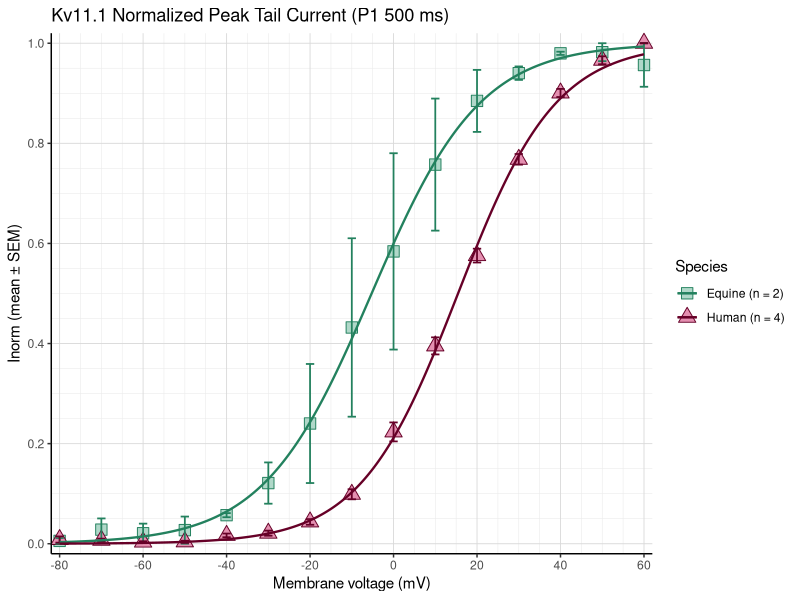
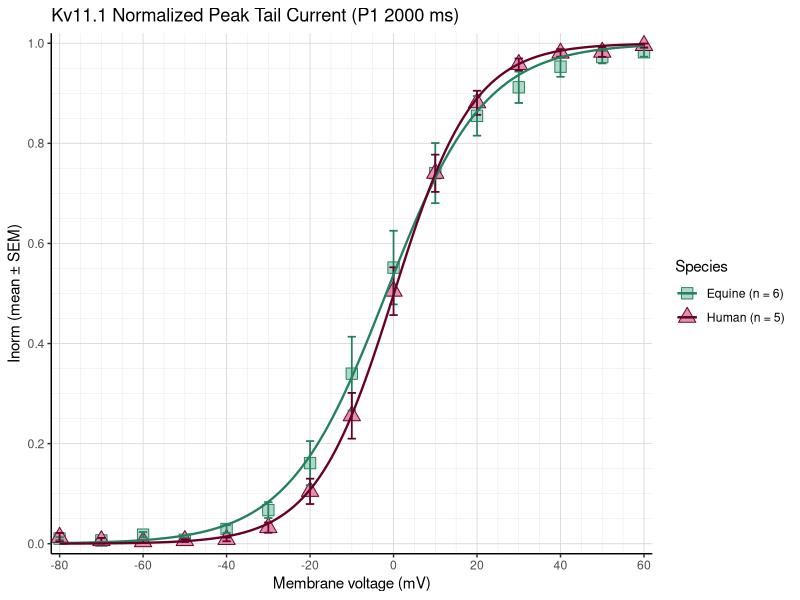
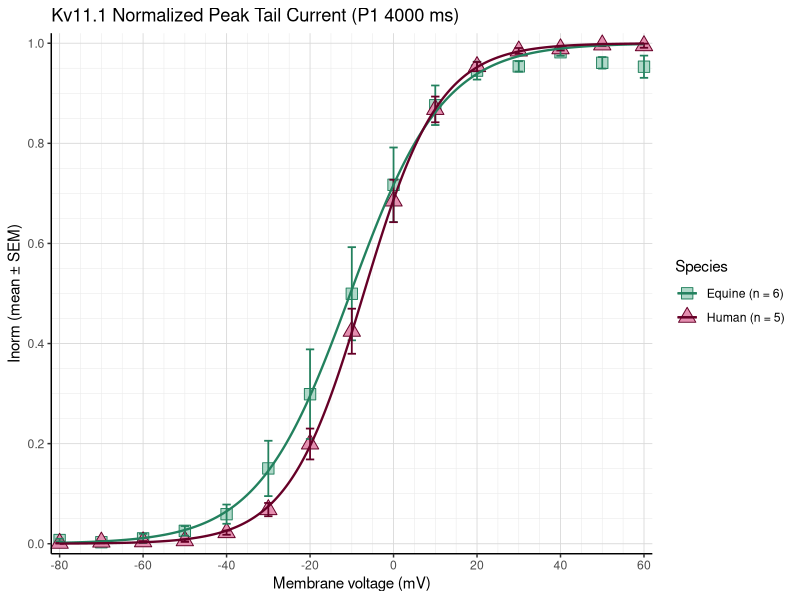
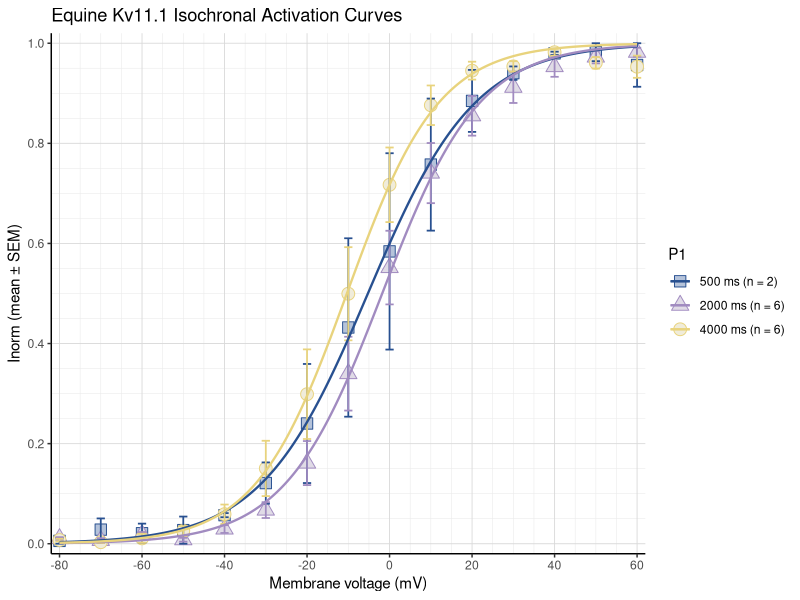
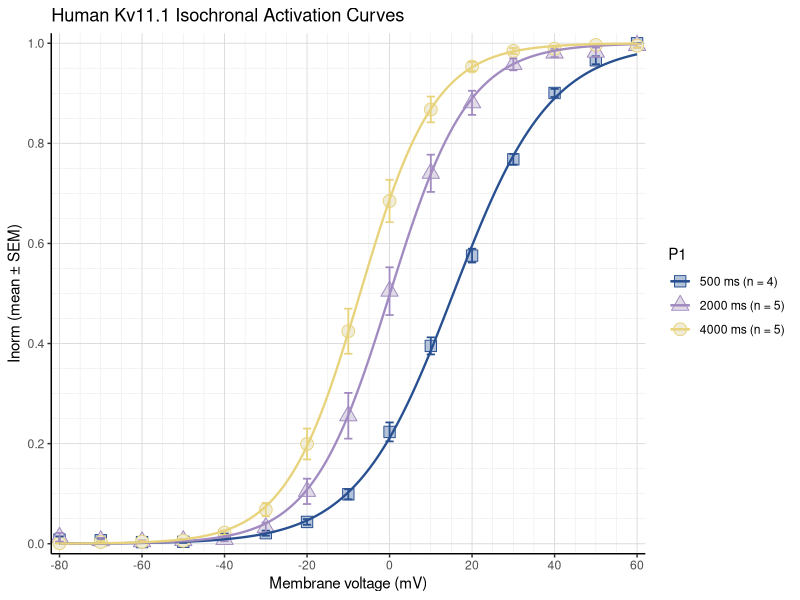
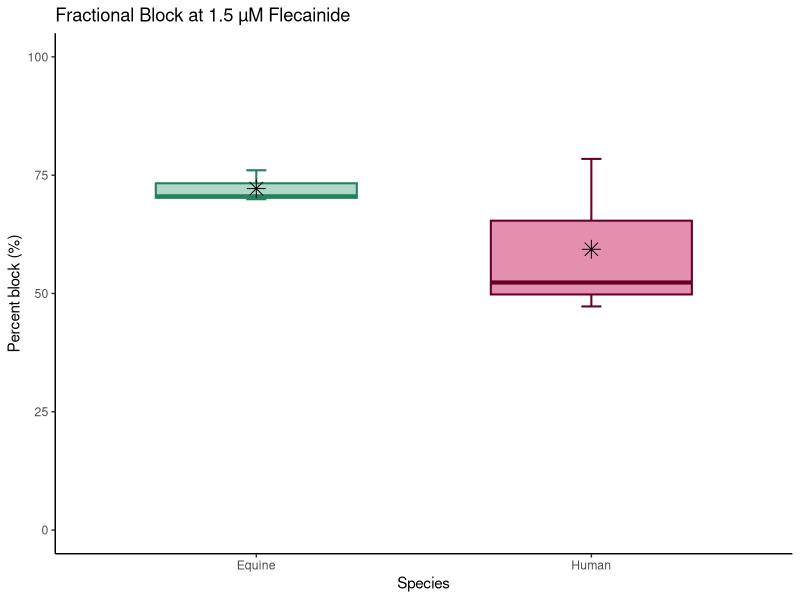
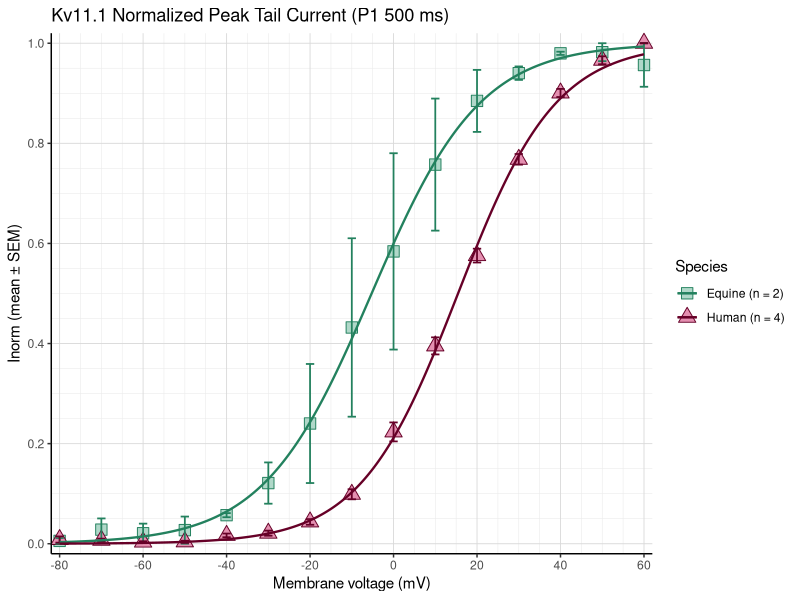
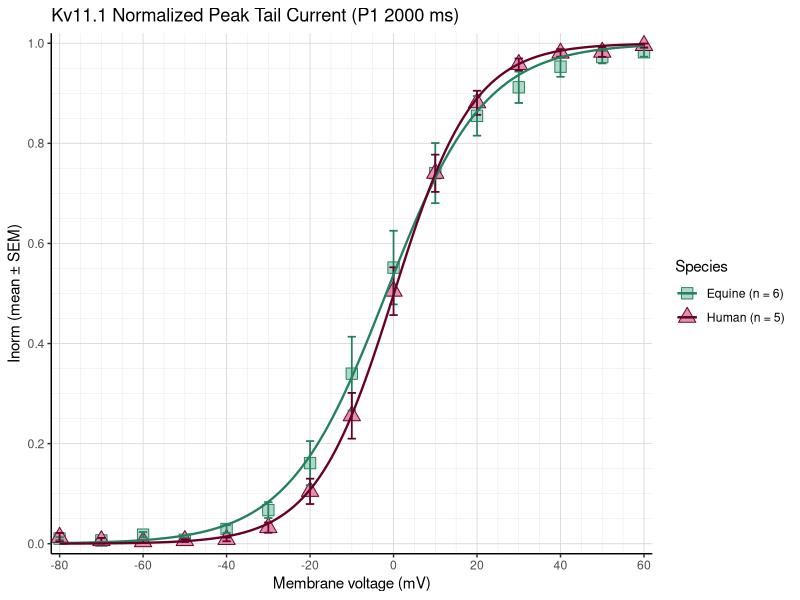

The R source for these figures, in order:
## ---- chunk 1
setwd("C:/R_Projects/Kv11.1 analysis")
## ---- chunk 2
# Read in data as a long format excel
library(readxl)
Tailcurrent_Equine_Human <- read_excel("Kv11.1_HEK293t_Equine_Human_Gating kinetics_long format.xlsx", 
    sheet = "SS activation")
View(Tailcurrent_Equine_Human)
names(Tailcurrent_Equine_Human)

# Substract baseline
library(dplyr)
df_baseline_substracted <- Tailcurrent_Equine_Human %>%
  group_by(Recording) %>%
  mutate(
    min_tailcurrent = min(Peak_tail_current, na.rm = TRUE),
    baseline_substracted_tailcurrent = Peak_tail_current - min_tailcurrent
  ) %>%
  ungroup()
View(df_baseline_substracted)

# Normalize data to maximal peak tail current
df_norm <- df_baseline_substracted %>%
  group_by(Recording) %>%   # normalize per recording
  mutate(
    max_tailcurrent = max(`baseline_substracted_tailcurrent`, na.rm = TRUE),
    norm_tailcurrent = `baseline_substracted_tailcurrent` / max_tailcurrent
  ) %>%
  ungroup()
View(df_norm)

# Select only recordings with a P1 pulse of 500 ms
df_500 <- df_norm %>%
  filter(P1 == 500)
View(df_500)

# Make a summary data frame with mean and SEM for each species
library(dplyr)
summary_df_500<- df_500 %>%
  group_by(Species, `Membrane_voltage`) %>%
  summarise(
    mean_Inorm = mean(`norm_tailcurrent`, na.rm = TRUE),
    SEM_Inorm  = sd(`norm_tailcurrent`, na.rm = TRUE) / sqrt(n()),
    n = n(),
    .groups = "drop"
  )
View(summary_df_500)
str(summary_df_500)

# Count the amount of cells analysed for each species
n_per_species_500 <- df_500 %>%
  group_by(Species, Cell) %>%   # ensure unique recordings
  summarise(.groups = "drop") %>%
  count(Species, name = "n_cells")

n_per_species_500

# Make a wide summary data frame giving the tailcurrent for equine and human for each Vm
library(tidyr)
summary_wide_500 <- summary_df_500 %>%
  select(Species, Membrane_voltage, mean_Inorm, SEM_Inorm) %>%
  pivot_wider(
    names_from  = Species,
    values_from = c(mean_Inorm, SEM_Inorm),
    names_glue  = "{.value}_{Species}"
  ) %>%
  arrange(Membrane_voltage)
View(summary_wide_500)

# Define Boltzmann function
Boltzmann <- function(V, V05, k) {1/(1 + exp((V05 - V)/ k))}

# Species-specific initial guesses
guess_params <- function(df) {
  V05_g <- df$Membrane_voltage[which.min(abs(df$mean_Inorm - 0.5))]
  k_g   <- (max(df$Membrane_voltage) - min(df$Membrane_voltage)) / 8
  list(V05 = V05_g, k = k_g)}

g_eq_500 <- guess_params(filter(summary_df_500, Species == "Equine"))
g_hu_500 <- guess_params(filter(summary_df_500, Species == "Human"))


# Non-linear Least Squares Fit
Boltzmann_equine_500 <- nls(
  mean_Inorm ~ Boltzmann(Membrane_voltage, V05, k),
  data  = filter(summary_df_500, Species == "Equine"),
  start = list(V05 = g_eq_500$V05, k = g_eq_500$k))
summary(Boltzmann_equine_500)

Boltzmann_human_500 <- nls(mean_Inorm ~ Boltzmann(Membrane_voltage, V05, k), 
           data = filter(summary_df_500, Species == "Human"), 
           start = list(V05 = g_hu_500$V05, k = g_hu_500$k))
summary(Boltzmann_human_500)

# Plot the fit
vseq_500 <- seq(min(summary_df_500$Membrane_voltage),
            max(summary_df_500$Membrane_voltage),
            length.out = 1000)

df_pred_equine_500 <- data.frame(
  Membrane_voltage = vseq_500,
  fit = predict(Boltzmann_equine_500, newdata = data.frame(Membrane_voltage = vseq_500)),
  Species = "Equine")

df_pred_human_500 <- data.frame(
  Membrane_voltage = vseq_500,
  fit = predict(Boltzmann_human_500, newdata = data.frame(Membrane_voltage = vseq_500)),
  Species = "Human")

df_pred_500 <- rbind(df_pred_equine_500, df_pred_human_500)

library(ggplot2)
my_cols <- c(
  "Equine" = "#23815E",   
  "Human"  = "#660027")

my_shapes <- c(
  "Equine" = 22,  
  "Human"  = 24)

my_fills <- c(
  "Equine" = "#B0D8C9",  
  "Human"  = "#E48FB0")

legend_labels_500 <- paste0(n_per_species_500$Species, " (n = ", n_per_species_500$n_cells, ")")

names(legend_labels_500) <- n_per_species_500$Species
legend_labels_500

ggplot(summary_df_500, aes(x = Membrane_voltage, y = mean_Inorm, color = Species)) +
  theme_classic() +
  theme(panel.grid.major = element_line(color = "grey85", size = 0.3), panel.grid.minor = element_line(color = "grey92", size = 0.2)) +
  geom_point(aes(shape = Species, color = Species, fill = Species),size = 4) +
  geom_errorbar(aes(ymin = mean_Inorm - SEM_Inorm,ymax = mean_Inorm + SEM_Inorm),width = 2, linewidth = 0.6) +
  geom_line(data = df_pred_500,aes(y = fit),linewidth = 0.8) +
  scale_color_manual(values = my_cols, labels = legend_labels_500) +
  scale_shape_manual(values = my_shapes, labels = legend_labels_500) +
  scale_fill_manual(values = my_fills, labels = legend_labels_500) +
  labs(x = "Membrane voltage (mV)", y = "Inorm (mean ± SEM)",title = "Kv11.1 Normalized Peak Tail Current (P1 500 ms)") +
  scale_x_continuous(breaks = seq(-80, 60, 20), minor_breaks = seq(-80, 60, 5),   limits = c(-82, 62), expand = c(0, 0)) +
  scale_y_continuous(breaks = seq(0, 1.0, 0.2), minor_breaks = seq(0, 1, 0.05),    limits = c(-0.02, 1.02), expand = c(0, 0)) +
  coord_cartesian(clip = "off")

ggsave("IV_curve_Kv11.1_Equine_Human_P1_500.png", width = 10, height = 5, dpi = 600)

# Create a table with Vhalf and slope
coef_equine_500 <- summary(Boltzmann_equine_500)$coefficients
coef_human_500  <- summary(Boltzmann_human_500)$coefficients

Boltzmann_table_500 <- data.frame(
  Species = c("Equine", "Human"),
  V05 = c(coef_equine_500["V05","Estimate"], coef_human_500["V05","Estimate"]),
  V05_SEM = c(coef_equine_500["V05","Std. Error"], coef_human_500["V05","Std. Error"]),
  k = c(coef_equine_500["k","Estimate"], coef_human_500["k","Estimate"]),
  k_SEM = c(coef_equine_500["k","Std. Error"], coef_human_500["k","Std. Error"]))

Boltzmann_table_500
## ---- chunk 3
# Read in data as a long format excel
library(readxl)
Tailcurrent_Equine_Human <- read_excel("Kv11.1_HEK293t_Equine_Human_Gating kinetics_long format.xlsx", 
    sheet = "SS activation")
View(Tailcurrent_Equine_Human)
names(Tailcurrent_Equine_Human)

# Substract baseline
library(dplyr)
df_baseline_substracted <- Tailcurrent_Equine_Human %>%
  group_by(Recording) %>%
  mutate(
    min_tailcurrent = min(Peak_tail_current, na.rm = TRUE),
    baseline_substracted_tailcurrent = Peak_tail_current - min_tailcurrent
  ) %>%
  ungroup()
View(df_baseline_substracted)

# Normalize data to maximal peak tail current
df_norm <- df_baseline_substracted %>%
  group_by(Recording) %>%   # normalize per recording
  mutate(
    max_tailcurrent = max(`baseline_substracted_tailcurrent`, na.rm = TRUE),
    norm_tailcurrent = `baseline_substracted_tailcurrent` / max_tailcurrent
  ) %>%
  ungroup()
View(df_norm)

# Select only recordings with a P1 pulse of 2000 ms
df_2000 <- df_norm %>%
  filter(P1 == 2000)
View(df_2000)

# Make a summary data frame with mean and SEM for each species
library(dplyr)
summary_df_2000 <- df_2000 %>%
  group_by(Species, `Membrane_voltage`) %>%
  summarise(
    mean_Inorm = mean(`norm_tailcurrent`, na.rm = TRUE),
    SEM_Inorm  = sd(`norm_tailcurrent`, na.rm = TRUE) / sqrt(n()),
    n = n(),
    .groups = "drop"
  )
View(summary_df_2000)
str(summary_df_2000)

# Count the amount of cells analysed for each species
n_per_species_2000 <- df_2000 %>%
  group_by(Species, Cell) %>%   # ensure unique recordings
  summarise(.groups = "drop") %>%
  count(Species, name = "n_cells")

n_per_species_2000

# Make a wide summary data frame giving the tailcurrent for equine and human for each Vm
library(tidyr)
summary_wide_2000 <- summary_df_2000 %>%
  select(Species, Membrane_voltage, mean_Inorm, SEM_Inorm) %>%
  pivot_wider(
    names_from  = Species,
    values_from = c(mean_Inorm, SEM_Inorm),
    names_glue  = "{.value}_{Species}"
  ) %>%
  arrange(Membrane_voltage)
View(summary_wide_2000)

# Define Boltzmann function
Boltzmann <- function(V, V05, k) {1/(1 + exp((V05 - V)/ k))}

# Species-specific initial guesses
guess_params <- function(df) {
  V05_g <- df$Membrane_voltage[which.min(abs(df$mean_Inorm - 0.5))]
  k_g   <- (max(df$Membrane_voltage) - min(df$Membrane_voltage)) / 8
  list(V05 = V05_g, k = k_g)}

g_eq_2000 <- guess_params(filter(summary_df_2000, Species == "Equine"))
g_hu_2000 <- guess_params(filter(summary_df_2000, Species == "Human"))


# Non-linear Least Squares Fit
Boltzmann_equine_2000 <- nls(
  mean_Inorm ~ Boltzmann(Membrane_voltage, V05, k),
  data  = filter(summary_df_2000, Species == "Equine"),
  start = list(V05 = g_eq_2000$V05, k = g_eq_2000$k))
summary(Boltzmann_equine_2000)

Boltzmann_human_2000 <- nls(mean_Inorm ~ Boltzmann(Membrane_voltage, V05, k), 
           data = filter(summary_df_2000, Species == "Human"), 
           start = list(V05 = g_hu_2000$V05, k = g_hu_2000$k))
summary(Boltzmann_human_2000)

# Plot the fit
vseq_2000 <- seq(min(summary_df_2000$Membrane_voltage),
            max(summary_df_2000$Membrane_voltage),
            length.out = 1000)

df_pred_equine_2000 <- data.frame(
  Membrane_voltage = vseq_2000,
  fit = predict(Boltzmann_equine_2000, newdata = data.frame(Membrane_voltage = vseq_2000)),
  Species = "Equine")

df_pred_human_2000 <- data.frame(
  Membrane_voltage = vseq_2000,
  fit = predict(Boltzmann_human_2000, newdata = data.frame(Membrane_voltage = vseq_2000)),
  Species = "Human")

df_pred_2000 <- rbind(df_pred_equine_2000, df_pred_human_2000)

library(ggplot2)
my_cols <- c(
  "Equine" = "#23815E",   
  "Human"  = "#660027")

my_shapes <- c(
  "Equine" = 22,  
  "Human"  = 24)

my_fills <- c(
  "Equine" = "#B0D8C9",  
  "Human"  = "#E48FB0")

legend_labels_2000 <- paste0(n_per_species_2000$Species, " (n = ", n_per_species_2000$n_cells, ")")

names(legend_labels_2000) <- n_per_species_2000$Species
legend_labels_2000

ggplot(summary_df_2000, aes(x = Membrane_voltage, y = mean_Inorm, color = Species)) +
  theme_classic() +
  theme(panel.grid.major = element_line(color = "grey85", size = 0.3), panel.grid.minor = element_line(color = "grey92", size = 0.2)) +
  geom_point(aes(shape = Species, color = Species, fill = Species),size = 4) +
  geom_errorbar(aes(ymin = mean_Inorm - SEM_Inorm,ymax = mean_Inorm + SEM_Inorm),width = 2, linewidth = 0.6) +
  geom_line(data = df_pred_2000,aes(y = fit),linewidth = 0.8) +
  scale_color_manual(values = my_cols, labels = legend_labels_2000) +
  scale_shape_manual(values = my_shapes, labels = legend_labels_2000) +
  scale_fill_manual(values = my_fills, labels = legend_labels_2000) +
  labs(x = "Membrane voltage (mV)", y = "Inorm (mean ± SEM)",title = "Kv11.1 Normalized Peak Tail Current (P1 2000 ms)") +
  scale_x_continuous(breaks = seq(-80, 60, 20), minor_breaks = seq(-80, 60, 5),   limits = c(-82, 62), expand = c(0, 0)) +
  scale_y_continuous(breaks = seq(0, 1.0, 0.2), minor_breaks = seq(0, 1, 0.05),    limits = c(-0.02, 1.02), expand = c(0, 0)) +
  coord_cartesian(clip = "off")

ggsave("IV_curve_Kv11.1_Equine_Human_P1_2000.png", width = 10, height = 5, dpi = 600)

# Create a table with Vhalf and slope
coef_equine_2000 <- summary(Boltzmann_equine_2000)$coefficients
coef_human_2000  <- summary(Boltzmann_human_2000)$coefficients

Boltzmann_table_2000 <- data.frame(
  Species = c("Equine", "Human"),
  V05 = c(coef_equine_2000["V05","Estimate"], coef_human_2000["V05","Estimate"]),
  V05_SEM = c(coef_equine_2000["V05","Std. Error"], coef_human_2000["V05","Std. Error"]),
  k = c(coef_equine_2000["k","Estimate"], coef_human_2000["k","Estimate"]),
  k_SEM = c(coef_equine_2000["k","Std. Error"], coef_human_2000["k","Std. Error"]))

Boltzmann_table_2000
## ---- chunk 4
# Read in data as a long format excel
library(readxl)
Tailcurrent_Equine_Human <- read_excel("Kv11.1_HEK293t_Equine_Human_Gating kinetics_long format.xlsx", 
    sheet = "SS activation")
View(Tailcurrent_Equine_Human)
names(Tailcurrent_Equine_Human)

# Substract baseline
library(dplyr)
df_baseline_substracted <- Tailcurrent_Equine_Human %>%
  group_by(Recording) %>%
  mutate(
    min_tailcurrent = min(Peak_tail_current, na.rm = TRUE),
    baseline_substracted_tailcurrent = Peak_tail_current - min_tailcurrent
  ) %>%
  ungroup()
View(df_baseline_substracted)

# Normalize data to maximal peak tail current
df_norm <- df_baseline_substracted %>%
  group_by(Recording) %>%   # normalize per recording
  mutate(
    max_tailcurrent = max(`baseline_substracted_tailcurrent`, na.rm = TRUE),
    norm_tailcurrent = `baseline_substracted_tailcurrent` / max_tailcurrent
  ) %>%
  ungroup()
View(df_norm)

# Select only recordings with a P1 pulse of 4000 ms
df_4000 <- df_norm %>%
  filter(P1 == 4000)
View(df_4000)

# Make a summary data frame with mean and SEM for each species
library(dplyr)
summary_df_4000<- df_4000 %>%
  group_by(Species, `Membrane_voltage`) %>%
  summarise(
    mean_Inorm = mean(`norm_tailcurrent`, na.rm = TRUE),
    SEM_Inorm  = sd(`norm_tailcurrent`, na.rm = TRUE) / sqrt(n()),
    n = n(),
    .groups = "drop"
  )
View(summary_df_4000)
str(summary_df_4000)

# Count the amount of cells analysed for each species
n_per_species_4000 <- df_4000 %>%
  group_by(Species, Cell) %>%   # ensure unique recordings
  summarise(.groups = "drop") %>%
  count(Species, name = "n_cells")

n_per_species_4000

# Make a wide summary data frame giving the tailcurrent for equine and human for each Vm
library(tidyr)
summary_wide_4000 <- summary_df_4000 %>%
  select(Species, Membrane_voltage, mean_Inorm, SEM_Inorm) %>%
  pivot_wider(
    names_from  = Species,
    values_from = c(mean_Inorm, SEM_Inorm),
    names_glue  = "{.value}_{Species}"
  ) %>%
  arrange(Membrane_voltage)
View(summary_wide_4000)

# Define Boltzmann function
Boltzmann <- function(V, V05, k) {1/(1 + exp((V05 - V)/ k))}

# Species-specific initial guesses
guess_params <- function(df) {
  V05_g <- df$Membrane_voltage[which.min(abs(df$mean_Inorm - 0.5))]
  k_g   <- (max(df$Membrane_voltage) - min(df$Membrane_voltage)) / 8
  list(V05 = V05_g, k = k_g)}

g_eq_4000 <- guess_params(filter(summary_df_4000, Species == "Equine"))
g_hu_4000 <- guess_params(filter(summary_df_4000, Species == "Human"))


# Non-linear Least Squares Fit
Boltzmann_equine_4000 <- nls(
  mean_Inorm ~ Boltzmann(Membrane_voltage, V05, k),
  data  = filter(summary_df_4000, Species == "Equine"),
  start = list(V05 = g_eq_4000$V05, k = g_eq_4000$k))
summary(Boltzmann_equine_4000)

Boltzmann_human_4000 <- nls(mean_Inorm ~ Boltzmann(Membrane_voltage, V05, k), 
           data = filter(summary_df_4000, Species == "Human"), 
           start = list(V05 = g_hu_4000$V05, k = g_hu_4000$k))
summary(Boltzmann_human_4000)

# Plot the fit
vseq_4000 <- seq(min(summary_df_4000$Membrane_voltage),
            max(summary_df_4000$Membrane_voltage),
            length.out = 1000)

df_pred_equine_4000 <- data.frame(
  Membrane_voltage = vseq_4000,
  fit = predict(Boltzmann_equine_4000, newdata = data.frame(Membrane_voltage = vseq_4000)),
  Species = "Equine")

df_pred_human_4000 <- data.frame(
  Membrane_voltage = vseq_4000,
  fit = predict(Boltzmann_human_4000, newdata = data.frame(Membrane_voltage = vseq_4000)),
  Species = "Human")

df_pred_4000 <- rbind(df_pred_equine_4000, df_pred_human_4000)

library(ggplot2)
my_cols <- c(
  "Equine" = "#23815E",   
  "Human"  = "#660027")

my_shapes <- c(
  "Equine" = 22,  
  "Human"  = 24)

my_fills <- c(
  "Equine" = "#B0D8C9",  
  "Human"  = "#E48FB0")

legend_labels_4000 <- paste0(n_per_species_4000$Species, " (n = ", n_per_species_4000$n_cells, ")")

names(legend_labels_4000) <- n_per_species_4000$Species
legend_labels_4000

ggplot(summary_df_4000, aes(x = Membrane_voltage, y = mean_Inorm, color = Species)) +
  theme_classic() +
  theme(panel.grid.major = element_line(color = "grey85", size = 0.3), panel.grid.minor = element_line(color = "grey92", size = 0.2)) +
  geom_point(aes(shape = Species, color = Species, fill = Species),size = 4) +
  geom_errorbar(aes(ymin = mean_Inorm - SEM_Inorm,ymax = mean_Inorm + SEM_Inorm),width = 2, linewidth = 0.6) +
  geom_line(data = df_pred_4000,aes(y = fit),linewidth = 0.8) +
  scale_color_manual(values = my_cols, labels = legend_labels_4000) +
  scale_shape_manual(values = my_shapes, labels = legend_labels_4000) +
  scale_fill_manual(values = my_fills, labels = legend_labels_4000) +
  labs(x = "Membrane voltage (mV)", y = "Inorm (mean ± SEM)",title = "Kv11.1 Normalized Peak Tail Current (P1 4000 ms)") +
  scale_x_continuous(breaks = seq(-80, 60, 20), minor_breaks = seq(-80, 60, 5),   limits = c(-82, 62), expand = c(0, 0)) +
  scale_y_continuous(breaks = seq(0, 1.0, 0.2), minor_breaks = seq(0, 1, 0.05),    limits = c(-0.02, 1.02), expand = c(0, 0)) +
  coord_cartesian(clip = "off")

ggsave("IV_curve_Kv11.1_Equine_Human_P1_4000.png", width = 10, height = 5, dpi = 600)

# Create a table with Vhalf and slope
coef_equine_4000 <- summary(Boltzmann_equine_4000)$coefficients
coef_human_4000  <- summary(Boltzmann_human_4000)$coefficients

Boltzmann_table_4000 <- data.frame(
  Species = c("Equine", "Human"),
  V05 = c(coef_equine_4000["V05","Estimate"], coef_human_4000["V05","Estimate"]),
  V05_SEM = c(coef_equine_4000["V05","Std. Error"], coef_human_4000["V05","Std. Error"]),
  k = c(coef_equine_4000["k","Estimate"], coef_human_4000["k","Estimate"]),
  k_SEM = c(coef_equine_4000["k","Std. Error"], coef_human_4000["k","Std. Error"]))

Boltzmann_table_4000
## ---- chunk 5
# Equine isochronal activation curves
## Combine predictions for equine

df_pred_equine_500$P1  <- "500 ms"
df_pred_equine_2000$P1 <- "2000 ms"
df_pred_equine_4000$P1 <- "4000 ms"

df_equine_iso <- rbind(df_pred_equine_500,
                       df_pred_equine_2000,
                       df_pred_equine_4000)

## Summary points + SEM for plotting
summary_equine <- rbind(
  cbind(summary_df_500  %>% filter(Species=="Equine"),  P1="500 ms"),
  cbind(summary_df_2000 %>% filter(Species=="Equine"),  P1="2000 ms"),
  cbind(summary_df_4000 %>% filter(Species=="Equine"),  P1="4000 ms")
)

## Plot

my_cols_isochronal <- c(
  "500 ms" = "#285090",   
  "2000 ms"  = "#A18BC0",
  "4000 ms"  = "#E8D37D")

my_shapes_isochronal <- c(
  "500 ms" = 22,  
  "2000 ms"  = 24,
  "4000 ms" = 21)

my_fills_isochronal <- c(
  "500 ms" = "#B5C3DA",  
  "2000 ms"  = "#E0DBE6",
  "4000 ms"  = "#F0ECDA")


n_eq_500 <- df_norm %>%
  filter(P1 == 500, Species == "Equine") %>%   
  distinct(Cell) %>%                           # unique cells
  nrow()


n_eq_2000 <- df_norm %>%
  filter(P1 == 2000, Species == "Equine") %>%
  distinct(Cell) %>%
  nrow()


n_eq_4000 <- df_norm %>%
  filter(P1 == 4000, Species == "Equine") %>%
  distinct(Cell) %>%
  nrow()


legend_labels_equine <- c(
  "500 ms"  = paste0("500 ms (n = ",  n_eq_500,  ")"),
  "2000 ms" = paste0("2000 ms (n = ", n_eq_2000, ")"),
  "4000 ms" = paste0("4000 ms (n = ", n_eq_4000, ")")
)


summary_equine$P1 <- factor(summary_equine$P1,
                            levels = c("500 ms", "2000 ms", "4000 ms"))

df_equine_iso$P1 <- factor(df_equine_iso$P1,
                           levels = c("500 ms", "2000 ms", "4000 ms"))

ggplot(summary_equine, aes(x = Membrane_voltage, y = mean_Inorm, color = P1)) +
  theme_classic() +
  theme(panel.grid.major = element_line(color = "grey85", size = 0.3), panel.grid.minor = element_line(color = "grey92", size = 0.2)) +
  geom_point(aes(shape = P1, color = P1, fill = P1),size = 4) +
  geom_errorbar(aes(ymin = mean_Inorm - SEM_Inorm,
                    ymax = mean_Inorm + SEM_Inorm),
                width = 2, linewidth = 0.6) +
  geom_line(data = df_equine_iso,
            aes(x = Membrane_voltage, y = fit, color = P1),
            linewidth = 0.8) +
  scale_color_manual(values = my_cols_isochronal,labels = legend_labels_equine) +
  scale_shape_manual(values = my_shapes_isochronal,labels = legend_labels_equine) +
  scale_fill_manual(values = my_fills_isochronal,labels = legend_labels_equine) +
  labs(title = "Equine Kv11.1 Isochronal Activation Curves",
       x = "Membrane voltage (mV)",
       y = "Inorm (mean ± SEM)") +
  scale_x_continuous(breaks = seq(-80, 60, 20), minor_breaks = seq(-80, 60, 5),   limits = c(-82, 62), expand = c(0, 0)) +
  scale_y_continuous(breaks = seq(0, 1.0, 0.2), minor_breaks = seq(0, 1, 0.05),    limits = c(-0.02, 1.02), expand = c(0, 0)) +
  coord_cartesian(clip="off")

ggsave("Equine_KV11.1_isochronal_activation_500_2000_4000.png",
       width = 8, height = 6, dpi = 600)

# Human isochronal activation curves
## Combine predictions for equine

df_pred_human_500$P1  <- "500 ms"
df_pred_human_2000$P1 <- "2000 ms"
df_pred_human_4000$P1 <- "4000 ms"

df_human_iso <- rbind(df_pred_human_500,
                       df_pred_human_2000,
                       df_pred_human_4000)

## Summary points + SEM for plotting
summary_human <- rbind(
  cbind(summary_df_500  %>% filter(Species=="Human"),  P1="500 ms"),
  cbind(summary_df_2000 %>% filter(Species=="Human"),  P1="2000 ms"),
  cbind(summary_df_4000 %>% filter(Species=="Human"),  P1="4000 ms")
)

## Plot

my_cols_isochronal <- c(
  "500 ms" = "#285090",   
  "2000 ms"  = "#A18BC0",
  "4000 ms"  = "#E8D37D")

my_shapes_isochronal <- c(
  "500 ms" = 22,  
  "2000 ms"  = 24,
  "4000 ms" = 21)

my_fills_isochronal <- c(
  "500 ms" = "#B5C3DA",  
  "2000 ms"  = "#E0DBE6",
  "4000 ms"  = "#F0ECDA")


n_hu_500 <- df_norm %>%
  filter(P1 == 500, Species == "Human") %>%   
  distinct(Cell) %>%                           # unique cells
  nrow()


n_hu_2000 <- df_norm %>%
  filter(P1 == 2000, Species == "Human") %>%
  distinct(Cell) %>%
  nrow()


n_hu_4000 <- df_norm %>%
  filter(P1 == 4000, Species == "Human") %>%
  distinct(Cell) %>%
  nrow()


legend_labels_human <- c(
  "500 ms"  = paste0("500 ms (n = ",  n_hu_500,  ")"),
  "2000 ms" = paste0("2000 ms (n = ", n_hu_2000, ")"),
  "4000 ms" = paste0("4000 ms (n = ", n_hu_4000, ")")
)

summary_human$P1 <- factor(summary_human$P1,
                            levels = c("500 ms", "2000 ms", "4000 ms"))

df_human_iso$P1 <- factor(df_human_iso$P1,
                           levels = c("500 ms", "2000 ms", "4000 ms"))

ggplot(summary_human, aes(x = Membrane_voltage, y = mean_Inorm, color = P1)) +
  theme_classic() +
  theme(panel.grid.major = element_line(color = "grey85", size = 0.3), panel.grid.minor = element_line(color = "grey92", size = 0.2)) +
  geom_point(aes(shape = P1, color = P1, fill = P1),size = 4) +
  geom_errorbar(aes(ymin = mean_Inorm - SEM_Inorm,
                    ymax = mean_Inorm + SEM_Inorm),
                width = 2, linewidth = 0.6) +
  geom_line(data = df_human_iso,
            aes(x = Membrane_voltage, y = fit, color = P1),
            linewidth = 0.8) +
  scale_color_manual(values = my_cols_isochronal,labels = legend_labels_human) +
  scale_shape_manual(values = my_shapes_isochronal,labels = legend_labels_human) +
  scale_fill_manual(values = my_fills_isochronal,labels = legend_labels_human) +
  labs(title = "Human Kv11.1 Isochronal Activation Curves",
       x = "Membrane voltage (mV)",
       y = "Inorm (mean ± SEM)") +
  scale_x_continuous(breaks = seq(-80, 60, 20), minor_breaks = seq(-80, 60, 5),   limits = c(-82, 62), expand = c(0, 0)) +
  scale_y_continuous(breaks = seq(0, 1.0, 0.2), minor_breaks = seq(0, 1, 0.05),    limits = c(-0.02, 1.02), expand = c(0, 0)) +
  coord_cartesian(clip="off")

ggsave("Human_KV11.1_isochronal_activation_500_2000_4000.png",
       width = 8, height = 6, dpi = 600)
## ---- chunk 6
Boltzmann_combined <- rbind(
  cbind(P1 = 500, Boltzmann_table_500),
  cbind(P1 = 2000, Boltzmann_table_2000),
  cbind(P1 = 4000, Boltzmann_table_4000)
)

write.csv(Boltzmann_combined, "Kv11.1_Equine_Human_Boltzmann_coefficients.csv", row.names = FALSE)
## ---- chunk 7
Boltzmann_combined <- rbind(
  cbind(P1 = 500, Boltzmann_table_500),
  cbind(P1 = 2000, Boltzmann_table_2000),
  cbind(P1 = 4000, Boltzmann_table_4000)
)

write.csv(Boltzmann_combined, "Kv11.1_Equine_Human_Boltzmann_coefficients.csv", row.names = FALSE)
## ---- chunk 8
# Read in data as a long format excel
library(readxl)
Pharmacology_Equine_Human <- read_excel("Kv11.1_HEK293t_Equine_Human_Pharmacology_long format.xlsx", 
    sheet = "Flecainide - SS activation ")
View(Pharmacology_Equine_Human)
names(Pharmacology_Equine_Human)

#Select only sweep at P1 40mV
library(dplyr)
library(tidyr)

Fractionalblock_flecainide <- Pharmacology_Equine_Human %>%
  filter(Compound %in% c("Flecainide Acetate", "Vehicle","None")) %>%
  filter(Membrane_voltage == 40) %>%
  filter(Compound_conc_µM %in% c(0, 1.5)) %>%
  group_by(Cell) %>%
    filter(n_distinct(Compound_conc_µM) == 2) %>%
    ungroup() %>%  #only use cells that both have a compound and vehicle control
  select(Cell, Species, Compound_conc_µM, Peak_tail_current) %>%
  pivot_wider(
    names_from = Compound_conc_µM,
    values_from = Peak_tail_current,
    names_prefix = "tailcurrent_"
  ) %>%
  mutate(
    fraction = tailcurrent_1.5 / tailcurrent_0,
    percent_block = (1 - fraction) * 100
  )

View(Fractionalblock_flecainide)
  
#Make a boxplot
library(ggplot2)

ggplot(Fractionalblock_flecainide, aes(x = Species, y = percent_block, color = Species, fill=Species)) +
  geom_boxplot(coef = 1.5, width = 0.6,lwd = 0.7,staplewidth = 0.1) +
  stat_summary(fun=mean, geom="point",shape=8, size=4,col="black")+
  labs(
    title = "Fractional Block at 1.5 µM Flecainide",
    y = "Percent block (%)",
    x = "Species") +
  theme_classic() +
  theme(legend.position = "none") +
  scale_y_continuous(limits = c(0, 100))+
  scale_fill_manual(values = my_fills) + 
  scale_color_manual(values = my_cols)

#Wilcoxon rank-sum/Mann-Whitney U test
wilcox.test(percent_block ~ Species,
            data = Fractionalblock_flecainide,
            alternative = "greater")
